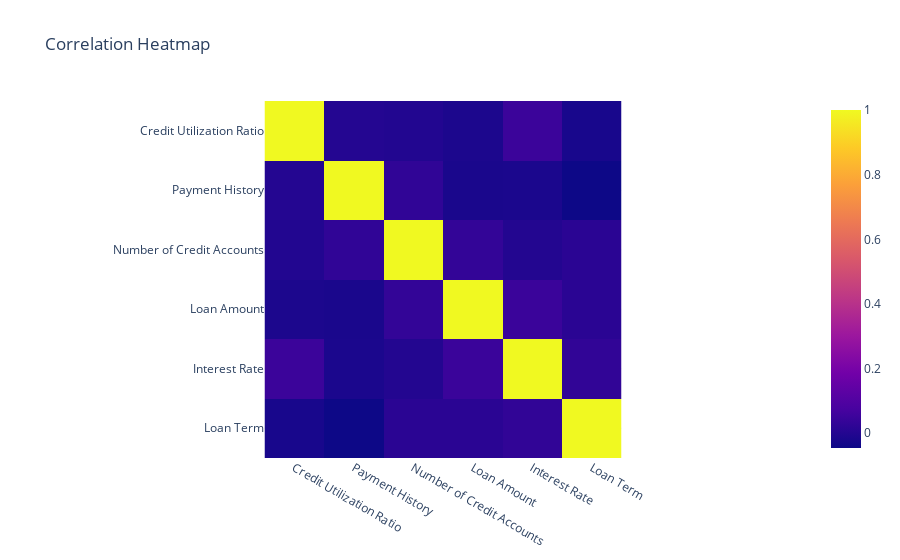

Notebook cell for this chart:
### Code cell
# now let's have a look at the correaltion in the data

numeric_df = df[['Credit Utilization Ratio',
                'Payment History',
                'Number of Credit Accounts',
                'Loan Amount', 'Interest Rate',
                'Loan Term']]

correlation_fig = px.imshow(numeric_df.corr(),
                           title = "Correlation Heatmap")

correlation_fig.show()

### Figure 1 — Plotly figure (JSON) as saved in the notebook; plotly's stock layout.template omitted (floating-point values rounded to 4 significant figures)
{"data": [{"coloraxis": "coloraxis", "hovertemplate": "x: %{x}<br>y: %{y}<br>color: %{z}<extra></extra>", "name": "0", "type": "heatmap", "x": ["Credit Utilization Ratio", "Payment History", "Number of Credit Accounts", "Loan Amount", "Interest Rate", "Loan Term"], "xaxis": "x", "y": ["Credit Utilization Ratio", "Payment History", "Number of Credit Accounts", "Loan Amount", "Interest Rate", "Loan Term"], "yaxis": "y", "z": [[1, 0.002114, -0.001842, -0.01492, 0.04824, -0.02292], [0.002114, 1, 0.02502, -0.01908, -0.01762, -0.04553], [-0.001842, 0.02502, 1, 0.03223, -0.001083, 0.01279], [-0.01492, -0.01908, 0.03223, 1, 0.04529, 0.01428], [0.04824, -0.01762, -0.001083, 0.04529, 1, 0.02819], [-0.02292, -0.04553, 0.01279, 0.01428, 0.02819, 1]]}], "layout": {"coloraxis": {"colorscale": [[0, "#0d0887"], [0.1111, "#46039f"], [0.2222, "#7201a8"], [0.3333, "#9c179e"], [0.4444, "#bd3786"], [0.5556, "#d8576b"], [0.6667, "#ed7953"], [0.7778, "#fb9f3a"], [0.8889, "#fdca26"], [1, "#f0f921"]]}, "title": {"text": "Correlation Heatmap"}, "xaxis": {"anchor": "y", "constrain": "domain", "domain": [0, 1], "scaleanchor": "y"}, "yaxis": {"anchor": "x", "autorange": "reversed", "constrain": "domain", "domain": [0, 1]}}}
